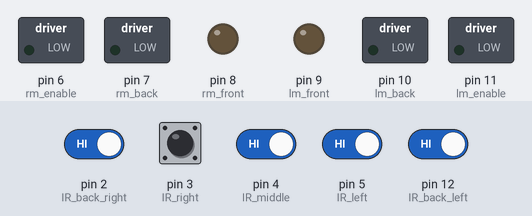
Bench run of a sketch on a simulated Arduino Uno, built with avr-gcc and run on an emulated ATmega328P. On the bench: switched loads named in the sketch (green lamp = pin HIGH), output pins drawn as LEDs (lit = HIGH). The test bench sets the inputs (shaded band); at power-on: pin 2 (IR_back_right), pin 3 (IR_right), pin 4 (IR_middle), pin 5 (IR_left), pin 12 (IR_back_left) HIGH.

Above: at 1.2 s.
1.3 s: pin 3 (IR_right) driven LOW
At 2.5 s:
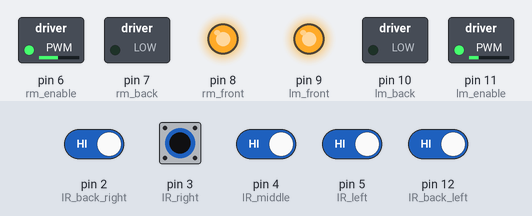
2.8 s: pin 5 (IR_left) driven LOW
At 3.8 s:
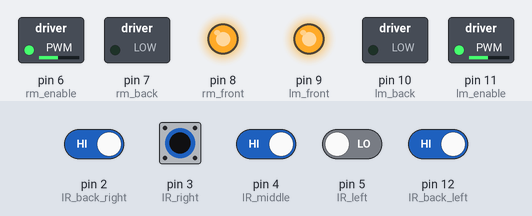
4.3 s: pin 4 (IR_middle) driven LOW
At 5.0 s:
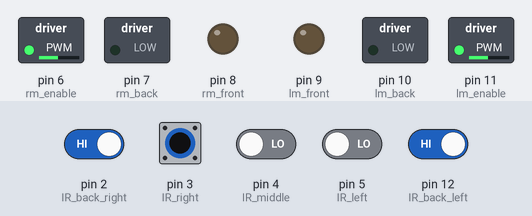
5.8 s: pin 3 (IR_right) driven HIGH
At 7.0 s:
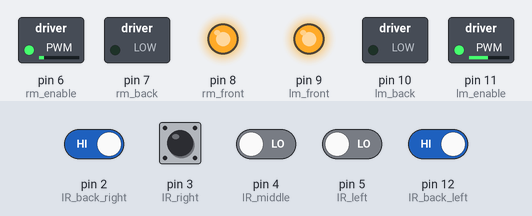
7.3 s: pin 5 (IR_left) driven HIGH
At 8.4 s:
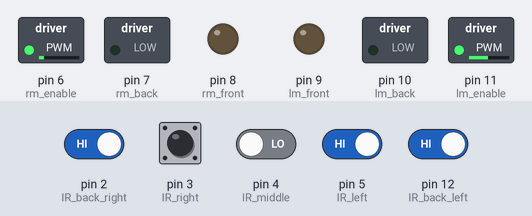
8.8 s: pin 3 (IR_right) pulsed LOW 2 times (0.12 s each, 0.3 s apart)
At 10.4 s:
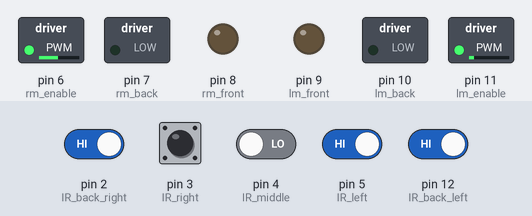
Timing chart, 0 to 11.9 s (numbered marks = the images above; inputs shaded):
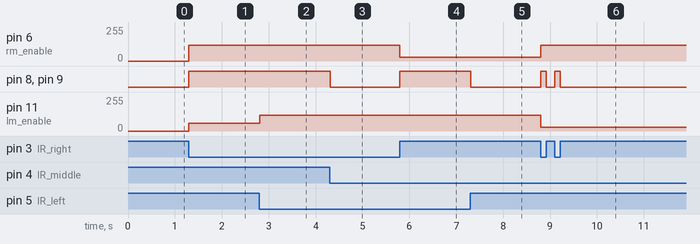

The sketch:

Line_Follower_Kent.ino
```cpp
//Line follower PID code
//Written by Kent
//10/12/2022

//define sensor pins
int IR_left = 5;
int IR_middle = 4;
int IR_right= 3;
int IR_back_left = 12;
int IR_back_right = 2;

//initiate sensor values
int sensor[5]={0,0,0,0,0};

//define motor pins
int rm_front = 8;
int rm_back = 7;
int rm_enable = 6;
int lm_front = 9;
int lm_back = 10;
int lm_enable = 11;

//Initial speed of motor
int initial_motor_speed = 120;
int left_count=0;
int right_count=0;
int cross_count=0;

void setup() {
  // put your setup code here, to run once:
  Serial.begin(9600);
  //sensor input
  pinMode(IR_left,INPUT);
  pinMode(IR_middle,INPUT);
  pinMode(IR_right,INPUT);
  pinMode(IR_back_left,INPUT);
  pinMode(IR_back_right,INPUT);

// right wheel
  pinMode(rm_front, OUTPUT);
  pinMode(rm_back, OUTPUT);
  pinMode(rm_enable, OUTPUT);

// left wheel
  pinMode(lm_front, OUTPUT);
  pinMode(lm_back, OUTPUT);
  pinMode(lm_enable, OUTPUT);

}

void loop() {
  // put your main code here, to run repeatedly:
 read_sensor_values(); //get sensor value
 //Serial.println(sensor[4]);

  if(sensor[0]==0 && sensor[1]==1 && sensor[2]==0){
    analogWrite(lm_enable,initial_motor_speed);
    analogWrite(rm_enable,initial_motor_speed);
    forward();
    delay(20);//straight
  }
  else if(sensor[0]==1 && sensor[1]==1 && sensor[2]==0){
    analogWrite(lm_enable,initial_motor_speed*2/4);
    analogWrite(rm_enable,initial_motor_speed);
    forward();
    delay(20);//tilt to right == turn left
    // if (cross_count>=4){
    //   left_count+=1;
    // }
  }
  else if(sensor[0]==1 && sensor[1]==0 && sensor[2]==0){
    analogWrite(lm_enable,initial_motor_speed*1/4);
    analogWrite(rm_enable,initial_motor_speed);
    forward();
    delay(20);//more tilt to right == turn left with speed
    if (cross_count>=5){
      left_count+=1;
    }
  }
  else if(sensor[0]==0 && sensor[1]==1 && sensor[2]==1){
    analogWrite(lm_enable,initial_motor_speed);
    analogWrite(rm_enable,initial_motor_speed*2/4);
    forward();
    delay(20);//tilt to left == turn right
    // if (cross_count>=4){
    //   right_count+=1;
    // }
  }
  else if(sensor[0]==0 && sensor[1]==0 && sensor[2]==1){
    analogWrite(lm_enable,initial_motor_speed);
    analogWrite(rm_enable,initial_motor_speed*1/4);
    forward();
    delay(20);//more tilt to left == turn right
    if (cross_count>=5){
      right_count+=1;
    }
  }
  else if(sensor[0]==1 && sensor[1]==1 && sensor[2]==1 && sensor[3]==0 && sensor[4]==0){
    analogWrite(lm_enable,initial_motor_speed);
    analogWrite(rm_enable,initial_motor_speed);
    forward();
    delay(20);//pass cross line == just go straight
    cross_count+=1;
  }
  else if(sensor[0]==0 && sensor[1]==0 && sensor[2]==0 && left_count>right_count){
    analogWrite(lm_enable,initial_motor_speed);
    analogWrite(rm_enable,initial_motor_speed);
    sharpturnleft();
    delay(20);
  }
  else if(sensor[0]==0 && sensor[1]==0 && sensor[2]==0 && right_count>left_count){
    analogWrite(lm_enable,initial_motor_speed);
    analogWrite(rm_enable,initial_motor_speed);
    sharpturnright();
    delay(20);
  }
   else if(sensor[0]==1 && sensor[1]==1 && sensor[2]==1 && sensor[3]==1 || sensor[4]==1){
    stop();

  }
 }
void read_sensor_values()
{
  sensor[0]=digitalRead(IR_left);
  sensor[1]=digitalRead(IR_middle);
  sensor[2]=digitalRead(IR_right);
  sensor[3]=digitalRead(IR_back_left);
  sensor[4]=digitalRead(IR_back_right);
}

void forward (){
  digitalWrite(lm_front, HIGH);
  digitalWrite(lm_back, LOW);
  digitalWrite(rm_front, HIGH);
  digitalWrite(rm_back, LOW);
}
void turnleft(){
  digitalWrite(lm_front, LOW);
  digitalWrite(lm_back, LOW);
  digitalWrite(rm_front, HIGH);
  digitalWrite(rm_back, LOW);
}
void turnright(){
  digitalWrite(lm_front, HIGH);
  digitalWrite(lm_back, LOW);
  digitalWrite(rm_front, LOW);
  digitalWrite(rm_back, LOW);
}
void sharpturnleft (){
  digitalWrite(lm_front, LOW);
  digitalWrite(lm_back, HIGH);
  digitalWrite(rm_front, HIGH);
  digitalWrite(rm_back, LOW);
}
void sharpturnright(){
  digitalWrite(lm_front, HIGH);
  digitalWrite(lm_back, LOW);
  digitalWrite(rm_front, LOW);
  digitalWrite(rm_back, HIGH);
}
void reverse(){
  digitalWrite(lm_front, LOW);
  digitalWrite(lm_back, HIGH);
  digitalWrite(rm_front, LOW);
  digitalWrite(rm_back, HIGH);
}
void stop(){
  digitalWrite(lm_front, LOW);
  digitalWrite(lm_back, LOW);
  digitalWrite(rm_front, LOW);
  digitalWrite(rm_back, LOW);
}
```

Measured:
- after the input at 1.3 s, pin 6 (rm_enable): 0/255 → 120/255 at once; pin 8 (rm_front), pin 9 (lm_front): LOW → HIGH at once; pin 11 (lm_enable): 0/255 → 60/255 at once
- after the input at 2.8 s, pin 11 (lm_enable): 60/255 → 120/255 at once
- after the input at 4.3 s, pin 8 (rm_front), pin 9 (lm_front): HIGH → LOW at once
- after the input at 5.8 s, pin 6 (rm_enable): 120/255 → 30/255 at once; pin 8 (rm_front), pin 9 (lm_front): LOW → HIGH at once
- after the input at 7.3 s, pin 8 (rm_front), pin 9 (lm_front): HIGH → LOW at once
- after the input at 8.8 s, pin 6 (rm_enable): 30/255 → 120/255 at once; pin 8 (rm_front), pin 9 (lm_front): alternates HIGH for 0.12 s and LOW for 0.18 s, 4 changes in all, then stays LOW, starting at once; pin 11 (lm_enable): 120/255 → 30/255 at once
